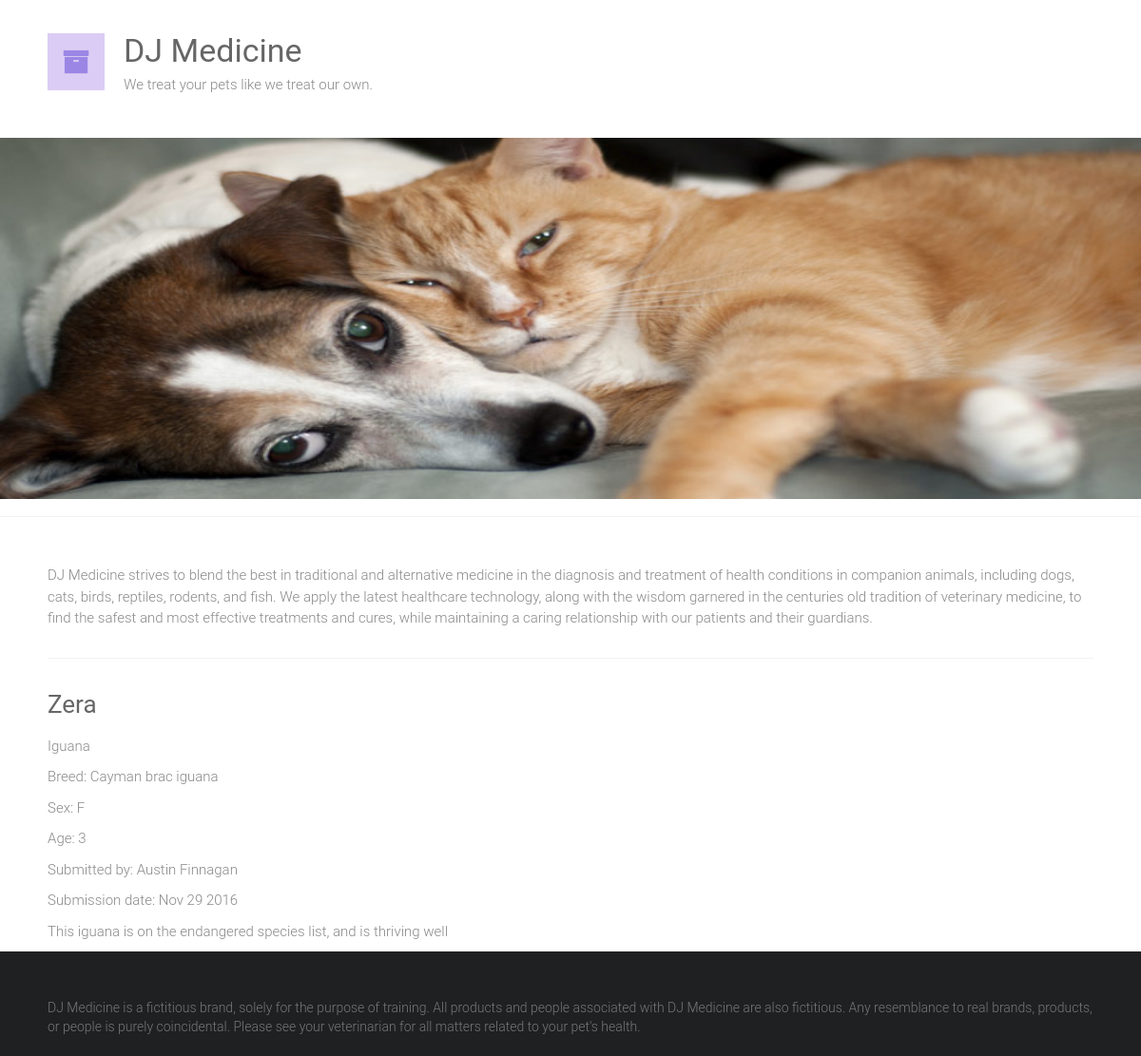
Screenshot of /adoptions/3 with the database file from the repository.
### adoptions/models.py (models this page shows)
class Pet(models.Model):
    SEX_CHOICES = [('M', 'Male'), ('F', 'Female')]
    name = models.CharField(max_length=100)
    submitter = models.CharField(max_length=100)
    species = models.CharField(max_length=30)
    breed = models.CharField(max_length=30, blank=True)
    description = models.TextField()
    sex = models.CharField(choices=SEX_CHOICES, max_length=1, blank=True)
    submission_date = models.DateTimeField()
    age = models.IntegerField(null=True)
    vaccinations = models.ManyToManyField('Vaccine', blank=True)

### adoptions/views.py (the view)
# urls.py: re_path('adoptions/(\d+)',views.pet_detail,name="pet_detail"),
def pet_detail(request,id):
    try:
        pet=Pet.objects.get(id=id)
    except Pet.DoesNotExist:
        raise Http404('Pet Not Found')
    return render(request,'pet_detail.html',{'pet':pet})

### adoptions/templates/pet_detail.html (shortened to what this page needs)
{% extends "base.html" %}
{% block content %}
        <div>
                <h3>{{ pet.name|capfirst }}</h3>
                <p>{{ pet.species }}</p>
                {% if pet.breed %}
                  <p>Breed: {{ pet.breed }}</p>
                {% endif %}
                {% if pet.sex %}
                  <p>Sex: {{ pet.sex }}</p>
                {% endif %}
                {% if pet.age %}
                  <p>Age: {{ pet.age }}</p>
                {% endif %}
                <p>Submitted by: {{ pet.submitter }}</p>
                <p>Submission date: {{ pet.submission_date|date:"M d Y" }}</p>
                <p>{{ pet.description }}</p>
              </div>
              {% endblock %}

### static/style.css (style rules this page uses)
html, body, div, span, applet, object, iframe, h1, h2, h3, h4, h5, h6, p, blockquote, pre, a, abbr, acronym, address, big, cite, code, del, dfn, em, font, ins, kbd, q, s, samp, small, strike, strong, sub, sup, tt, var, dl, dt, dd, ol, ul, li, fieldset, form, label, legend, table, caption, tbody, tfoot, thead, tr, th, td { border: 0; font: inherit; font-size: 100%; font-style: inherit; font-weight: inherit; margin: 0; outline: 0; padding: 0; vertical-align: baseline; }
html { overflow-y: scroll; -webkit-text-size-adjust: 100%; -ms-text-size-adjust: 100%; }
h1, h2, h3, h4, h5, h6 { color: #666666; line-height: 1.4; padding-bottom: 15px; font-weight: normal; }
h3 { font-size: 26px; }
body, button, input, select, textarea { color: #888888; font-size: 15px; line-height: 1.5; font-family: 'Roboto', sans-serif; font-weight: 300; }
p { color: #888888; font-size: 15px; line-height: 1.5; margin-bottom: 15px; font-weight: 300; }
body { background: #f2f2f2; }
body { padding-top: 30px; padding-bottom: 30px; }
body.wide { padding-top: 0; padding-bottom: 0; }
.single-page p { margin-bottom: 10px; }

### rows the page displays
Pet: name "Zera", species "Iguana", breed "Cayman brac iguana", sex "F", age "3", submitter "Austin Finnagan", submission_date "Nov 29 2016", description "This iguana is on the endangered species list, and is thriving well"
